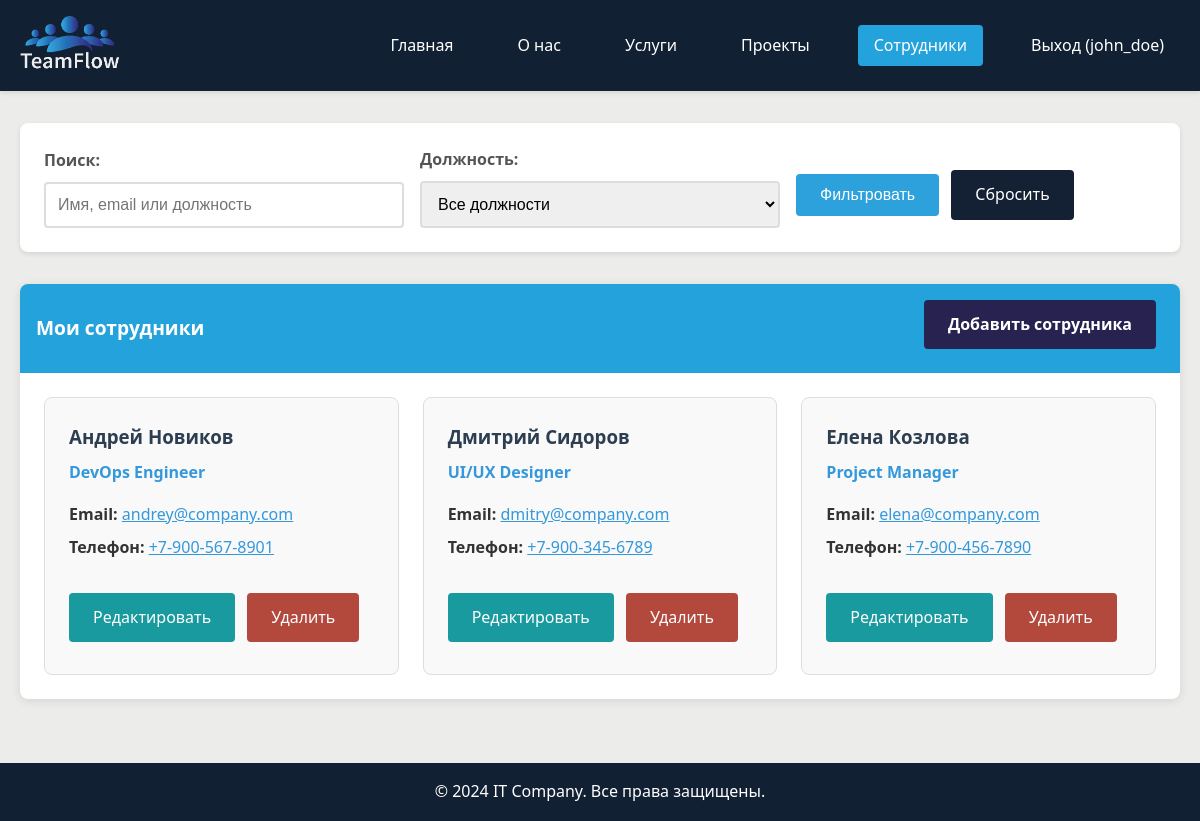
Screenshot of /employees.php (signed in) with the database file from the repository.
### tables this page shows
CREATE TABLE employees (
    id INT AUTO_INCREMENT PRIMARY KEY,
    user_id INT NOT NULL,
    name VARCHAR(100) NOT NULL,
    position VARCHAR(100) NOT NULL,
    email VARCHAR(100) NOT NULL,
    phone VARCHAR(20),
    created_at TIMESTAMP DEFAULT CURRENT_TIMESTAMP,
    FOREIGN KEY (user_id) REFERENCES users(id) ON DELETE CASCADE
);

### config.php (called while the page is built, shortened)
<?php
function isAdmin() {
    return isset($_SESSION['role']) && $_SESSION['role'] === 'admin';
}
function escape($string) {
    return htmlspecialchars($string, ENT_QUOTES, 'UTF-8');
}
?>

### employees.php (the view, shortened to what this page needs)
<?php
require_once 'config.php';
$search = trim($_GET['search'] ?? '');
$where_conditions = [];
$params = [];
if (!isAdmin()) {
    $where_conditions[] = "user_id = ?";
    $params[] = $_SESSION['user_id'];
}
$where_clause = $where_conditions ? "WHERE " . implode(" AND ", $where_conditions) : "";
$sql = "SELECT * FROM employees $where_clause ORDER BY name";
$stmt = $pdo->prepare($sql);
$stmt->execute($params);
$employees = $stmt->fetchAll();
?>
<!DOCTYPE html>
<html lang="ru">
<head>
    <link rel="stylesheet" href="styles.css">
</head>
<body>
    <header class="header">
        <div class="container">
            <div class="header__container">
                <img src="logo.png" width="100" height="auto" alt="Логотип сайта">
                <nav class="header__nav">
                    <a href="index.php" class="header__link">Главная</a>
                    <a href="about.php" class="header__link">О нас</a>
                    <a href="services.php" class="header__link">Услуги</a>
                    <a href="projects.php" class="header__link">Проекты</a>
                    <a href="employees.php" class="header__link header__link--active">Сотрудники</a>
                    <a href="logout.php" class="header__link">Выход (<?php echo escape($_SESSION['username']); ?>)</a>
                </nav>
            </div>
        </div>
    </header>
    <main class="main">
        <div class="container">
            <div class="filters">
                <form method="GET" class="filters__form">
                    <div class="filters__row">
                        <div class="filters__group">
                            <label for="search" class="form__label">Поиск:</label>
                            <input type="text" id="search" name="search" class="form__input"
                                   value="<?php echo escape($search); ?>" placeholder="Имя, email или должность">
                        </div>
                        <div class="filters__group">
                            <label for="position" class="form__label">Должность:</label>
                            <select id="position" name="position" class="form__select">
                                <option value="">Все должности</option>
                            </select>
                        </div>
                        <div class="filters__group">
                            <button type="submit" class="btn">Фильтровать</button>
                            <a href="employees.php" class="btn btn--secondary">Сбросить</a>
                        </div>
                    </div>
                </form>
            </div>
            <div class="card">
                <div class="card__header">
                    <div class="flex justify-between align-center">
                        <span><?php echo isAdmin() ? 'Все сотрудники' : 'Мои сотрудники'; ?></span>
                        <a href="add_employee.php" class="btn btn--success">Добавить сотрудника</a>
                    </div>
                </div>
                <div class="card__body">
                    <?php if (empty($employees)): ?>
                        <p class="text-center">Сотрудники не найдены.</p>
                    <?php else: ?>
                        <div style="display: grid; grid-template-columns: repeat(auto-fill, minmax(300px, 1fr)); gap: 1.5rem;">
                            <?php foreach ($employees as $employee): ?>
                                <div style="border: 1px solid #ddd; border-radius: 8px; padding: 1.5rem; background: #f9f9f9;">
                                    <h3 style="margin-bottom: 0.5rem; color: #2c3e50;"><?php echo escape($employee['name']); ?></h3>
                                    <p style="color: #3498db; font-weight: bold; margin-bottom: 1rem;"><?php echo escape($employee['position']); ?></p>
                                    <div style="margin-bottom: 0.5rem;">
                                        <strong>Email:</strong>
                                        <a href="mailto:<?php echo escape($employee['email']); ?>" style="color: #3498db;">
                                            <?php echo escape($employee['email']); ?>
                                        </a>
                                    </div>
                                    <?php if ($employee['phone']): ?>
                                        <div style="margin-bottom: 1rem;">
                                            <strong>Телефон:</strong>
                                            <a href="tel:<?php echo escape($employee['phone']); ?>" style="color: #3498db;">
                                    <?php echo escape($employee['phone']); ?>
                                            </a>
                                        </div>
                                    <?php endif; ?>
                                    <div class="mt-2">
                                        <a href="edit_employee.php?id=<?php echo $employee['id']; ?>" class="btn btn--warning">Редактировать</a>
                                        <a href="?delete=<?php echo $employee['id']; ?>" class="btn btn--danger"
                                           onclick="return confirm('Вы уверены, что хотите удалить этого сотрудника?')">Удалить</a>
                                    </div>
                                </div>
                            <?php endforeach; ?>
                        </div>
                    <?php endif; ?>
                </div>
            </div>
        </div>
    </main>
    <footer class="footer">
        <div class="container">
            <p>&copy; 2024 IT Company. Все права защищены.</p>
        </div>
    </footer>
</body>
</html>

### styles.css (style rules this page uses)
* { margin: 0; padding: 0; box-sizing: border-box; }
body { font-family: 'Segoe UI', Tahoma, Geneva, Verdana, sans-serif; line-height: 1.6; color: #333; background-color: #ececeb; }
.container { max-width: 1200px; margin: 0 auto; padding: 0 20px; }
.header { background: #122033; color: white; padding: 1rem 0; box-shadow: 0 2px 5px rgba(0,0,0,0.1); }
.header__container { display: flex; justify-content: space-between; align-items: center; flex-wrap: wrap; }
.header__nav { display: flex; gap: 2rem; flex-wrap: wrap; }
.header__link { color: white; text-decoration: none; padding: 0.5rem 1rem; border-radius: 4px; transition: background-color 0.3s; }
.header__link:hover, .header__link--active { background-color: #23a2dc; }
.main { min-height: calc(100vh - 140px); padding: 2rem 0; }
.card { background: white; border-radius: 8px; box-shadow: 0 2px 10px rgba(0,0,0,0.1); margin-bottom: 2rem; overflow: hidden; }
.card__header { background: #23a2dc; color: white; padding: 1rem; font-size: 1.2rem; font-weight: bold; }
.card__body { padding: 1.5rem; }
.form__label { display: block; margin-bottom: 0.5rem; font-weight: bold; color: #555; }
.form__input, .form__select, .form__textarea { width: 100%; padding: 0.75rem; border: 2px solid #ddd; border-radius: 4px; font-size: 1rem; transition: border-color 0.3s; }
.btn { display: inline-block; padding: 0.75rem 1.5rem; background: #2ca1db; color: white; text-decoration: none; border: none; border-radius: 4px; cursor: pointer; font-size: 1rem; transition: background-color 0.3s; margin-right: 0.5rem; margin-bottom: 0.5rem; }
.btn--success { background: #272250; }
.btn--danger { background: #b3483d; }
.btn--warning { background: #189a9f; }
.btn--secondary { background: #142034; }
.filters { background: white; padding: 1.5rem; border-radius: 8px; margin-bottom: 2rem; box-shadow: 0 2px 5px rgba(0,0,0,0.1); }
.filters__row { display: flex; gap: 1rem; flex-wrap: wrap; align-items: end; }
.filters__group { flex: 1; min-width: 200px; }
.footer { background: #122033; color: white; text-align: center; padding: 1rem 0; margin-top: auto; }
.mt-2 { margin-top: 2rem; }
.flex { display: flex; }
.justify-between { justify-content: space-between; }
.align-center { align-items: center; }

### rows the page displays
employees: name "Андрей Новиков", position "DevOps Engineer", email "andrey@company.com", phone "+7-900-567-8901"
employees: name "Дмитрий Сидоров", position "UI/UX Designer", email "dmitry@company.com", phone "+7-900-345-6789"
employees: name "Елена Козлова", position "Project Manager", email "elena@company.com", phone "+7-900-456-7890"

### other values shown
$_SESSION['username'] "john_doe"
